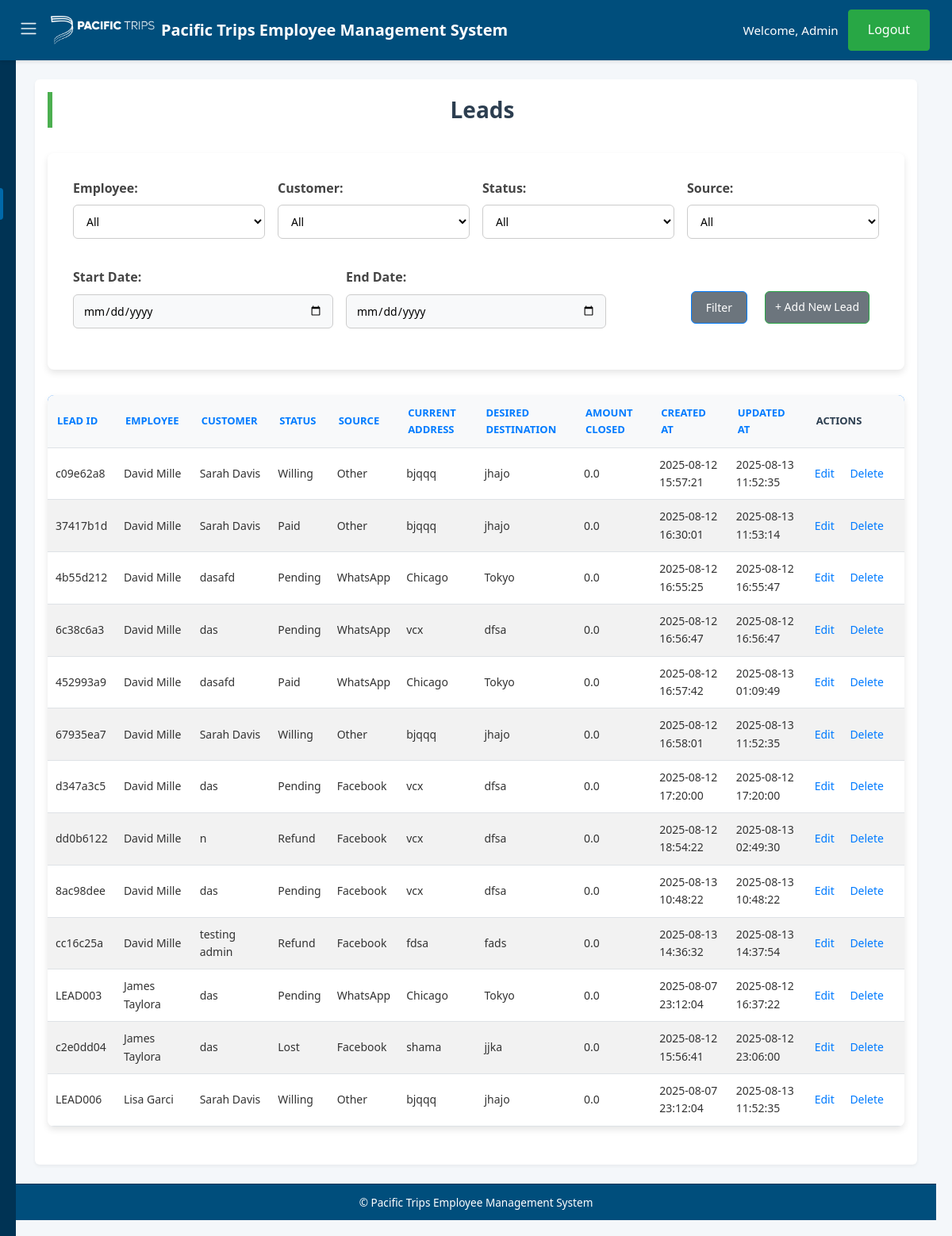
Page /leads?sort_by=emp_name&sort_order=asc&employeeId=&customerId=&status=&source=&start_date=&end_date= (signed in) on the committed database.
### tables this page shows
CREATE TABLE leads (
    employeeLeadId TEXT PRIMARY KEY,
    employeeId TEXT NOT NULL,
    employeeName TEXT NOT NULL,
    employeeContactNo TEXT NOT NULL,
    customerName TEXT NOT NULL,
    customerId TEXT NOT NULL,
    customerContactNo TEXT NOT NULL,
    currentAddress TEXT NOT NULL,
    desiredDestination TEXT NOT NULL,
    status TEXT NOT NULL CHECK (status IN ('Pending', 'Contacted', 'Lost', 'Willing', 'Paid', 'Refund', 'Confirmed')),
    source TEXT NOT NULL CHECK (source IN ('Facebook', 'WhatsApp', 'Reference', 'TikTok', 'Other')),
    createdAt TEXT DEFAULT CURRENT_TIMESTAMP,
    updatedAt TEXT DEFAULT CURRENT_TIMESTAMP, amountClosed REAL DEFAULT 0,
    FOREIGN KEY (employeeId) REFERENCES employees(empId),
    FOREIGN KEY (customerId) REFERENCES customers(customerId)
);

CREATE TABLE employees (
    empId TEXT PRIMARY KEY,
    empName TEXT NOT NULL,
    phoneNo TEXT,
    targetAmount REAL NOT NULL CHECK (targetAmount >= 0),
    achievedAmount REAL NOT NULL CHECK (achievedAmount >= 0),
    createdAt TEXT DEFAULT CURRENT_TIMESTAMP,
    updatedAt TEXT DEFAULT CURRENT_TIMESTAMP
);

CREATE TABLE customers (
    customerId TEXT PRIMARY KEY,
    customerName TEXT NOT NULL,
    phone TEXT NOT NULL,
    source TEXT NOT NULL,
    currentLocation TEXT NOT NULL,
    desiredDestination TEXT NOT NULL,
    dateOfArrival TEXT,
    createdAt TEXT DEFAULT CURRENT_TIMESTAMP,
    updatedAt TEXT DEFAULT CURRENT_TIMESTAMP
, status TEXT);

### app.py (the view)
    def wrap(*args, **kwargs):
        if 'user_id' not in session:
            flash('Please login first.', 'danger')
            return redirect(url_for('login'))
        return f(*args, **kwargs)

### app.py (called while the page is built)
def get_db_connection():
    conn = sqlite3.connect(DATABASE, timeout=10)
    conn.row_factory = sqlite3.Row
    conn.execute("PRAGMA journal_mode=WAL")
    return conn

def get_all_employees():
    with closing(get_db_connection()) as conn:
        with closing(conn.cursor()) as cursor:
            cursor.execute("SELECT empId, empName FROM employees")
            return cursor.fetchall()

def get_all_customers():
    with closing(get_db_connection()) as conn:
        with closing(conn.cursor()) as cursor:
            cursor.execute("SELECT customerId, customerName FROM customers")
            return cursor.fetchall()

def login_required(f):
    def wrap(*args, **kwargs):
        if 'user_id' not in session:
            flash('Please login first.', 'danger')
            return redirect(url_for('login'))
        return f(*args, **kwargs)
    wrap.__name__ = f.__name__
    return wrap

### templates/leads.html (shortened to what this page needs)
{% extends "base.html" %}
{% block content %}
<h2>Leads</h2>
<form method="get" action="{{ url_for('leads') }}">
    {% if session.role == 'admin' %}
    <div>
        <label for="employeeId">Employee:</label>
        <select name="employeeId">
            <option value="">All</option>
        </select>
    </div>
    {% endif %}
    <div>
        <label for="customerId">Customer:</label>
        <select name="customerId">
            <option value="">All</option>
        </select>
    </div>
    <div>
        <label for="status">Status:</label>
        <select name="status">
            <option value="">All</option>
        </select>
    </div>
    <div>
        <label for="source">Source:</label>
        <select name="source">
            <option value="">All</option>
        </select>
    </div>
    <div>
        <label for="start_date">Start Date:</label>
        <input type="date" name="start_date" value="{{ filters.start_date }}">
    </div>
    <div>
        <label for="end_date">End Date:</label>
        <input type="date" name="end_date" value="{{ filters.end_date }}">
    </div>
    <div class="form-buttons">
        <button type="submit" class="btn">Filter</button>
        <a href="{{ url_for('add_customer') }}" class="btn">+ Add New Lead</a>
    </div>
</form>
<table>
    <thead>
        <tr>
            <th><a href="{{ url_for('leads', sort_by='employeeLeadId', sort_order='desc' if sort_by == 'employeeLeadId' and sort_order == 'asc' else 'asc', **filters) }}">Lead ID</a></th>
            {% if session.role == 'admin' %}
            <th><a href="{{ url_for('leads', sort_by='emp_name', sort_order='desc' if sort_by == 'emp_name' and sort_order == 'asc' else 'asc', **filters) }}">Employee</a></th>
            {% endif %}
            <th><a href="{{ url_for('leads', sort_by='cust_name', sort_order='desc' if sort_by == 'cust_name' and sort_order == 'asc' else 'asc', **filters) }}">Customer</a></th>
            <th><a href="{{ url_for('leads', sort_by='status', sort_order='desc' if sort_by == 'status' and sort_order == 'asc' else 'asc', **filters) }}">Status</a></th>
            <th><a href="{{ url_for('leads', sort_by='source', sort_order='desc' if sort_by == 'source' and sort_order == 'asc' else 'asc', **filters) }}">Source</a></th>
            <th><a href="{{ url_for('leads', sort_by='currentAddress', sort_order='desc' if sort_by == 'currentAddress' and sort_order == 'asc' else 'asc', **filters) }}">Current Address</a></th>
            <th><a href="{{ url_for('leads', sort_by='desiredDestination', sort_order='desc' if sort_by == 'desiredDestination' and sort_order == 'asc' else 'asc', **filters) }}">Desired Destination</a></th>
            <th><a href="{{ url_for('leads', sort_by='amountClosed', sort_order='desc' if sort_by == 'amountClosed' and sort_order == 'asc' else 'asc', **filters) }}">Amount Closed</a></th>
            <th><a href="{{ url_for('leads', sort_by='createdAt', sort_order='desc' if sort_by == 'createdAt' and sort_order == 'asc' else 'asc', **filters) }}">Created At</a></th>
            <th><a href="{{ url_for('leads', sort_by='updatedAt', sort_order='desc' if sort_by == 'updatedAt' and sort_order == 'asc' else 'asc', **filters) }}">Updated At</a></th>
            <th>Actions</th>
        </tr>
    </thead>
    <tbody>
        {% for lead in leads %}
        <tr>
            <td>{{ lead.employeeLeadId }}</td>
            {% if session.role == 'admin' %}
            <td>{{ lead.emp_name }}</td>
            {% endif %}
            <td>{{ lead.cust_name }}</td>
            <td>{{ lead.status }}</td>
            <td>{{ lead.source }}</td>
            <td>{{ lead.currentAddress }}</td>
            <td>{{ lead.desiredDestination }}</td>
            <td>{{ lead.amountClosed }}</td>
            <td>{{ lead.createdAt }}</td>
            <td>{{ lead.updatedAt }}</td>
            <td>
                <a href="{{ url_for('edit_lead', lead_id=lead.employeeLeadId) }}">Edit</a>
                <a href="{{ url_for('delete_lead', lead_id=lead.employeeLeadId) }}" onclick="return confirm('Are you sure?')">Delete</a>
            </td>
        </tr>
        {% endfor %}
    </tbody>
</table>
{% endblock %}

### static/style.css (style rules this page uses)
* { margin: 0; padding: 0; box-sizing: border-box; }
body { font-family: 'Segoe UI', Tahoma, Geneva, Verdana, sans-serif; background-color: #f4f7fa; color: #333; line-height: 1.6; min-height: 100vh; display: flex; flex-direction: column; }
a { text-decoration: none; transition: color 0.3s ease, background-color 0.3s ease; }
html { scroll-behavior: smooth; }
button, a, .menu-toggle { touch-action: manipulation; }

### static/customers.css (style rules this page uses)
* { box-sizing: border-box; margin: 0; padding: 0; font-family: 'Segoe UI', Tahoma, Geneva, Verdana, sans-serif; }
body { background: #f6f9fc; color: #333; padding: 40px; }
h2 { margin-bottom: 25px; font-size: 28px; color: #222; border-left: 6px solid #4CAF50; padding-left: 10px; }
.btn { display: inline-block; background-color: #4CAF50; color: white; padding: 10px 16px; text-decoration: none; border-radius: 6px; margin-right: 12px; font-size: 14px; font-weight: 600; transition: background-color 0.3s, transform 0.2s; border: none; cursor: pointer; }
table { width: 100%; border-collapse: collapse; background: #fff; box-shadow: 0 4px 10px rgba(0,0,0,0.05); border-radius: 10px; overflow: hidden; }
thead { background-color: #4CAF50; color: white; }
th, td { padding: 12px 15px; text-align: left; font-size: 14px; border-bottom: 1px solid #eee; }
th { font-weight: 600; text-transform: uppercase; font-size: 13px; }
td:last-child { white-space: nowrap; }

### static/employees.css (style rules this page uses)
body { font-family: Arial, sans-serif; background-color: #f9f9f9; margin: 20px; color: #333; }
h2 { color: #2c3e50; margin-bottom: 20px; }
form { display: flex; flex-wrap: wrap; gap: 15px; align-items: center; background-color: #ffffff; padding: 15px; border-radius: 8px; box-shadow: 0 2px 4px rgba(0,0,0,0.1); margin-bottom: 20px; }
form label { margin-right: 5px; font-weight: bold; }
form select, form button, form a.btn { padding: 8px 12px; font-size: 14px; border: 1px solid #ccc; border-radius: 6px; background-color: white; transition: 0.3s ease; }
form button { background-color: #007BFF; color: white; border: none; cursor: pointer; }
form a.btn { text-decoration: none; background-color: #28a745; color: white; }
table { width: 100%; border-collapse: collapse; background-color: #ffffff; border-radius: 8px; overflow: hidden; box-shadow: 0 2px 5px rgba(0,0,0,0.1); }
thead { background-color: #007BFF; color: white; }
thead th { padding: 12px; text-align: left; font-weight: bold; }
tbody tr { border-bottom: 1px solid #ddd; }
tbody tr:nth-child(even) { background-color: #f2f2f2; }
tbody td { padding: 10px; }

### static/add form.css (style rules this page uses)
body { font-family: Arial, sans-serif; background-color: #f7f9fc; margin: 0; padding: 20px; }
h2 { text-align: center; color: #333; margin-bottom: 30px; }
form { max-width: 800px; margin: 0 auto; background-color: #ffffff; padding: 30px 40px; border-radius: 10px; box-shadow: 0 0 10px rgba(0, 0, 0, 0.1); display: grid; grid-template-columns: 1fr 1fr; gap: 20px; }
form label { display: block; margin-bottom: 8px; font-weight: bold; color: #444; }
form input[type="text"], form input[type="date"], form select { width: 100%; padding: 10px 12px; border: 1px solid #ccc; border-radius: 6px; font-size: 14px; transition: border-color 0.3s ease; }
form .btn { display: inline-block; background-color: #007BFF; color: #fff; padding: 10px 18px; border: none; border-radius: 6px; text-decoration: none; font-size: 14px; cursor: pointer; transition: background-color 0.3s ease; text-align: center; }
form .btn:last-of-type { background-color: #6c757d; }
form .form-buttons { grid-column: 1 / -1; display: flex; justify-content: flex-end; gap: 10px; }

### templates/base.html (style rules this page uses)
* { margin: 0; padding: 0; box-sizing: border-box; }
body { font-family: 'Segoe UI', Tahoma, Geneva, Verdana, sans-serif; background-color: #f4f7fa; color: #333; line-height: 1.6; min-height: 100vh; display: flex; flex-direction: column; font-size: 16px; }
a { text-decoration: none; transition: color 0.3s ease, background-color 0.3s ease; }
html { scroll-behavior: smooth; }
button, a, .menu-toggle { touch-action: manipulation; }

### rows in the picture
leads: employeeLeadId "c09e62a8", emp_name "David Mille", cust_name "Sarah Davis", status "Willing", source "Other", currentAddress "bjqqq", desiredDestination "jhajo", amountClosed "0.0", createdAt "2025-08-12 15:57:21", updatedAt "2025-08-13 11:52:35"
leads: employeeLeadId "37417b1d", emp_name "David Mille", cust_name "Sarah Davis", status "Paid", source "Other", currentAddress "bjqqq", desiredDestination "jhajo", amountClosed "0.0", createdAt "2025-08-12 16:30:01", updatedAt "2025-08-13 11:53:14"
leads: employeeLeadId "4b55d212", emp_name "David Mille", cust_name "dasafd", status "Pending", source "WhatsApp", currentAddress "Chicago", desiredDestination "Tokyo", amountClosed "0.0", createdAt "2025-08-12 16:55:25", updatedAt "2025-08-12 16:55:47"
leads: employeeLeadId "6c38c6a3", emp_name "David Mille", cust_name "das", status "Pending", source "WhatsApp", currentAddress "vcx", desiredDestination "dfsa", amountClosed "0.0", createdAt "2025-08-12 16:56:47", updatedAt "2025-08-12 16:56:47"
leads: employeeLeadId "452993a9", emp_name "David Mille", cust_name "dasafd", status "Paid", source "WhatsApp", currentAddress "Chicago", desiredDestination "Tokyo", amountClosed "0.0", createdAt "2025-08-12 16:57:42", updatedAt "2025-08-13 01:09:49"
leads: employeeLeadId "67935ea7", emp_name "David Mille", cust_name "Sarah Davis", status "Willing", source "Other", currentAddress "bjqqq", desiredDestination "jhajo", amountClosed "0.0", createdAt "2025-08-12 16:58:01", updatedAt "2025-08-13 11:52:35"
leads: employeeLeadId "d347a3c5", emp_name "David Mille", cust_name "das", status "Pending", source "Facebook", currentAddress "vcx", desiredDestination "dfsa", amountClosed "0.0", createdAt "2025-08-12 17:20:00", updatedAt "2025-08-12 17:20:00"
leads: employeeLeadId "dd0b6122", emp_name "David Mille", cust_name "n", status "Refund", source "Facebook", currentAddress "vcx", desiredDestination "dfsa", amountClosed "0.0", createdAt "2025-08-12 18:54:22", updatedAt "2025-08-13 02:49:30"
leads: employeeLeadId "8ac98dee", emp_name "David Mille", cust_name "das", status "Pending", source "Facebook", currentAddress "vcx", desiredDestination "dfsa", amountClosed "0.0", createdAt "2025-08-13 10:48:22", updatedAt "2025-08-13 10:48:22"
leads: employeeLeadId "cc16c25a", emp_name "David Mille", cust_name "testing admin", status "Refund", source "Facebook", currentAddress "fdsa", desiredDestination "fads", amountClosed "0.0", createdAt "2025-08-13 14:36:32", updatedAt "2025-08-13 14:37:54"
leads: employeeLeadId "LEAD003", emp_name "James Taylora", cust_name "das", status "Pending", source "WhatsApp", currentAddress "Chicago", desiredDestination "Tokyo", amountClosed "0.0", createdAt "2025-08-07 23:12:04", updatedAt "2025-08-12 16:37:22"
leads: employeeLeadId "c2e0dd04", emp_name "James Taylora", cust_name "das", status "Lost", source "Facebook", currentAddress "shama", desiredDestination "jjka", amountClosed "0.0", createdAt "2025-08-12 15:56:41", updatedAt "2025-08-12 23:06:00"
leads: employeeLeadId "LEAD006", emp_name "Lisa Garci", cust_name "Sarah Davis", status "Willing", source "Other", currentAddress "bjqqq", desiredDestination "jhajo", amountClosed "0.0", createdAt "2025-08-07 23:12:04", updatedAt "2025-08-13 11:52:35"

### other values in the picture
{{ session.user_name }} "Admin"
